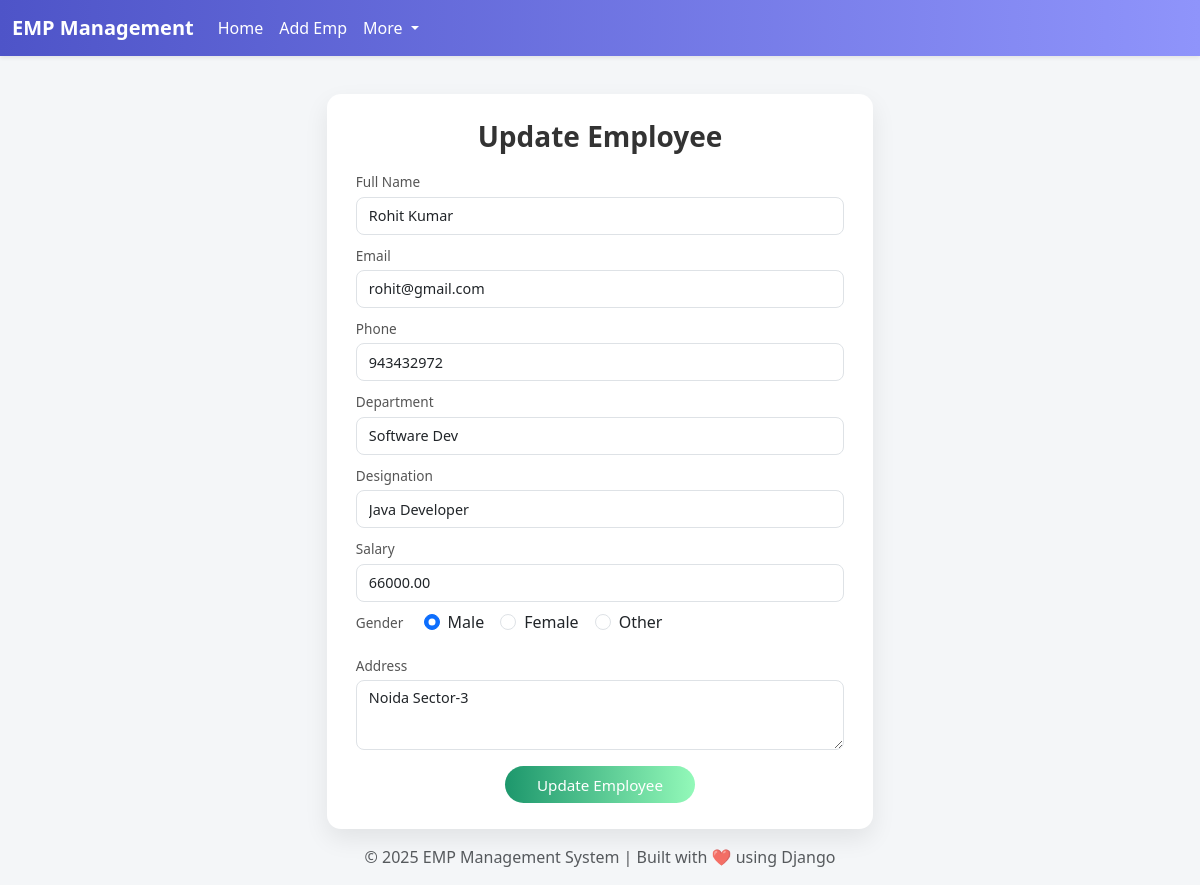
Page /emp/update/8/ on the committed database.
### emp/models.py (models this page shows, shortened)
class Emp(models.Model):
    GENDER_CHOICES = [
        ('M', 'Male'),
        ('F', 'Female'),
        ('O', 'Other'),
    ]
    name = models.CharField(max_length=200)
    employee_id = models.CharField(max_length=50, unique=True, editable=False)
    email = models.EmailField(unique=True)
    phone = models.CharField(max_length=15)
    department = models.CharField(max_length=100)
    designation = models.CharField(max_length=100)
    salary = models.DecimalField(max_digits=10, decimal_places=2)
    gender = models.CharField(max_length=1, choices=GENDER_CHOICES)
    address = models.CharField(max_length=200)
    date_of_joining = models.DateField()

### emp/views.py (the view, shortened to what this page needs)
# urls.py: path('update/<int:id>/', views.emp_update, name='update'),
def emp_update(request,id):
    emp = Emp.objects.get(id = id)
    return render(request,'emp/update-emp.html',{"emp":emp})

### templates/emp/update-emp.html (shortened to what this page needs)
<!DOCTYPE html>
<html lang="en">
  <head>
    <link
      href="https://cdn.jsdelivr.net/npm/bootstrap@5.3.8/dist/css/bootstrap.min.css"
      rel="stylesheet"
    />
  </head>
  <body>
    {% include 'emp/navbar.html' %}
    <div class="container mt-4">
      <div class="row justify-content-center">
        <div class="col-lg-6 col-md-9">
          <div class="card">
            <div class="card-body">
              <h3 class="text-center mb-3">Update Employee</h3>
              <form method="POST">
                <div class="mb-2">
                  <label class="form-label">Full Name</label>
                  <input
                    type="text"
                    name="name"
                    class="form-control"
                    value="{{ emp.name }}"
                    required
                  />
                </div>
                <div class="mb-2">
                  <label class="form-label">Email</label>
                  <input
                    type="email"
                    name="email"
                    class="form-control"
                    value="{{ emp.email }}"
                    required
                  />
                </div>
                <div class="mb-2">
                  <label class="form-label">Phone</label>
                  <input
                    type="text"
                    name="phone"
                    class="form-control"
                    value="{{ emp.phone }}"
                    required
                  />
                </div>
                <div class="mb-2">
                  <label class="form-label">Department</label>
                  <input
                    type="text"
                    name="department"
                    class="form-control"
                    value="{{ emp.department }}"
                    required
                  />
                </div>
                <div class="mb-2">
                  <label class="form-label">Designation</label>
                  <input
                    type="text"
                    name="designation"
                    class="form-control"
                    value="{{ emp.designation }}"
                    required
                  />
                </div>
                <div class="mb-2">
                  <label class="form-label">Salary</label>
                  <input
                    type="number"
                    name="salary"
                    class="form-control"
                    value="{{ emp.salary }}"
                    required
                  />
                </div>
                <div class="mb-3">
                  <label class="form-label me-3">Gender</label>
                  <div class="d-inline-flex gap-3">
                    <div class="form-check">
                      <input class="form-check-input" type="radio" name="gender"
                      value="M" {% if emp.gender == "M" %}checked{% endif %} />
                      <label class="form-check-label">Male</label>
                    </div>
                    <div class="form-check">
                      <input class="form-check-input" type="radio" name="gender"
                      value="F" {% if emp.gender == "F" %}checked{% endif %} />
                      <label class="form-check-label">Female</label>
                    </div>
                    <div class="form-check">
                      <input class="form-check-input" type="radio" name="gender"
                      value="O" {% if emp.gender == "O" %}checked{% endif %} />
                      <label class="form-check-label">Other</label>
                    </div>
                  </div>
                </div>
                <div class="mb-3">
                  <label class="form-label">Address</label>
                  <textarea name="address" class="form-control">
{{ emp.address }}</textarea
                  >
                </div>
                <div class="text-center">
                  <button type="submit" class="btn btn-success">
                    Update Employee
                  </button>
                </div>
              </form>
            </div>
          </div>
        </div>
      </div>
    </div>
    <footer class="text-center py-3 text-muted">
      © 2025 EMP Management System | Built with ❤️ using Django
    </footer>
  </body>
</html>

### templates/emp/update-emp.html (style rules this page uses)
body { background: #f4f6f8; font-family: "Segoe UI", sans-serif; }
.card { border-radius: 14px; box-shadow: 0 10px 25px rgba(0, 0, 0, 0.08); border: none; }
.card-body { padding: 1.6rem 1.8rem; }
h3 { font-weight: 600; color: #333; }
.form-label { font-size: 0.85rem; font-weight: 500; color: #555; margin-bottom: 4px; }
.form-control, textarea { border-radius: 8px; height: 38px; font-size: 0.9rem; }
textarea.form-control { height: 70px; }
.btn-success { background: linear-gradient(90deg, #1d976c, #93f9b9); border: none; border-radius: 40px; padding: 0.45rem 2rem; font-size: 0.95rem; transition: 0.3s ease; }

### templates/emp/navbar.html (style rules this page uses)
body { padding-top: 70px; }

### rows in the picture
Emp: name "Rohit Kumar", email "rohit@gmail.com", phone "943432972", department "Software Dev", designation "Java Developer", salary "66000.00", gender "☑", address "Noida Sector-3"
